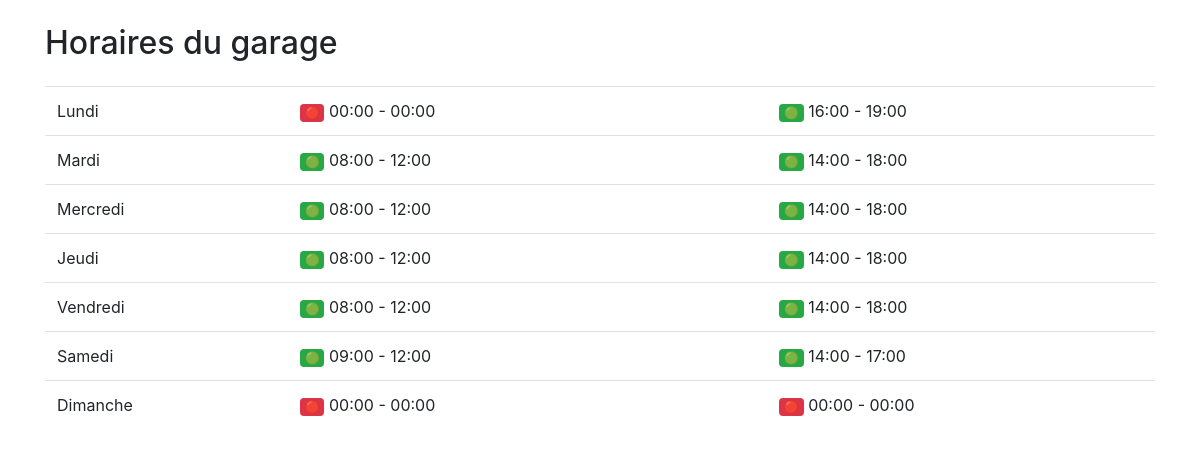
The page /apps/opening/index.php on the database as committed earlier.
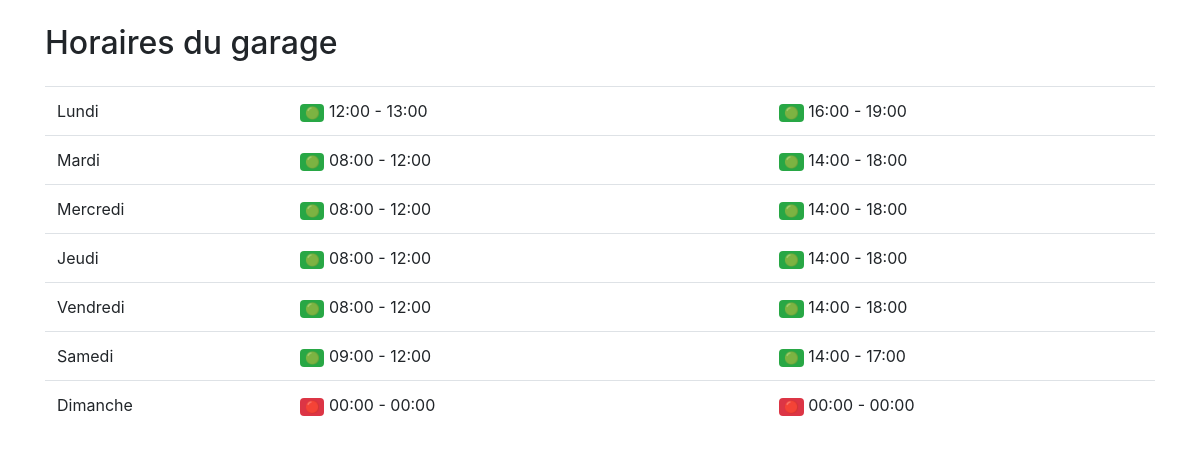
The same page on the database as committed later.
### tables this page shows
CREATE TABLE `Horaires` (
  `id` int(11) NOT NULL,
  `jour` enum('Lundi','Mardi','Mercredi','Jeudi','Vendredi','Samedi','Dimanche') NOT NULL,
  `ouverture_matin` time NOT NULL,
  `fermeture_matin` time NOT NULL,
  `ouverture_apresmidi` time NOT NULL,
  `fermeture_apresmidi` time NOT NULL
);

### apps/opening/index.php (the view, shortened to what this page needs)
<?php
$servername = "localhost";
$username = "root";
$password = "root";
$dbname = "gparrot";
try {
    $conn = new PDO("mysql:host=$servername;dbname=$dbname", $username, $password);
    $conn->setAttribute(PDO::ATTR_ERRMODE, PDO::ERRMODE_EXCEPTION);
    $stmt = $conn->prepare("SELECT * FROM Horaires");
    $stmt->execute();
    $horaires = $stmt->fetchAll();
} catch(PDOException $e) {
    echo "Erreur : " . $e->getMessage();
}
?>
<!DOCTYPE html>
<html>
<head>
    <link rel="stylesheet" href="https://stackpath.bootstrapcdn.com/bootstrap/4.3.1/css/bootstrap.min.css">
</head>
<body>
<div class="container">
    <h2 class="my-4">Horaires du garage</h2>
    <table class="table">
        <?php foreach ($horaires as $horaire): ?>
        <tr>
            <td><?php echo $horaire['jour']; ?></td>
            <td>
                <?php if ($horaire['ouverture_matin'] != '00:00:00' && $horaire['fermeture_matin'] != '00:00:00'): ?>
                    <span class="badge badge-success">🟢</span>
                <?php else: ?>
                    <span class="badge badge-danger">🔴</span>
                <?php endif; ?>
                <?php echo substr($horaire['ouverture_matin'], 0, 5); ?>
                -
                <?php echo substr($horaire['fermeture_matin'], 0, 5); ?>
            </td>
            <td>&nbsp;&nbsp;&nbsp;</td>
            <td>
                <?php if ($horaire['ouverture_apresmidi'] != '00:00:00' && $horaire['fermeture_apresmidi'] != '00:00:00'): ?>
                    <span class="badge badge-success">🟢</span>
                <?php else: ?>
                    <span class="badge badge-danger">🔴</span>
                <?php endif; ?>
                <?php echo substr($horaire['ouverture_apresmidi'], 0, 5); ?>
                -
                <?php echo substr($horaire['fermeture_apresmidi'], 0, 5); ?>
            </td>
        </tr>
        <?php endforeach; ?>
    </table>
</div>
</body>
</html>

Rows that differ between the two databases and show on the page:
changed horaires "Lundi": ouverture_matin "00:00" → "12:00"; fermeture_matin "00:00" → "13:00"; ouverture_matin "🔴" → "🟢"
